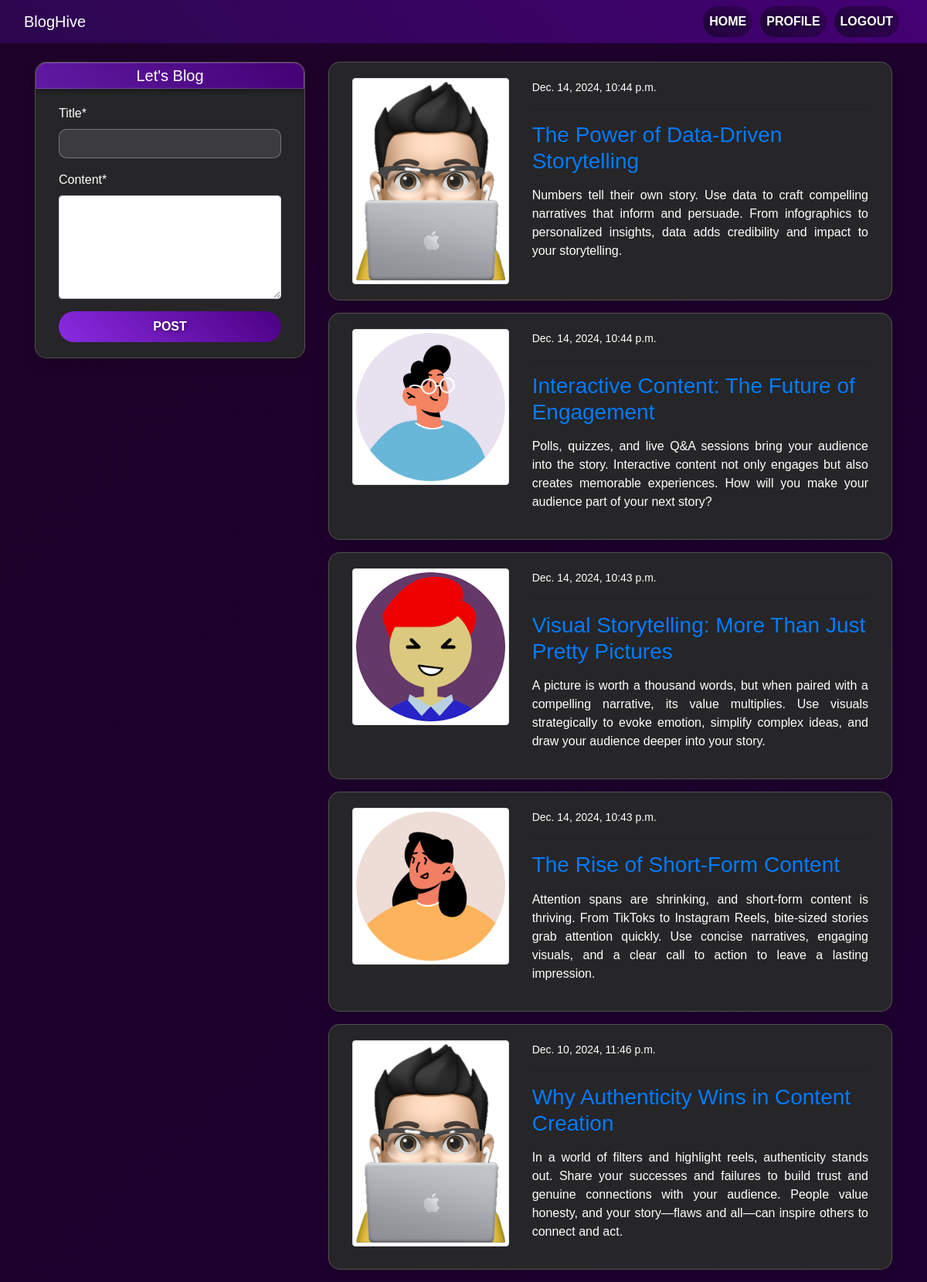
Page /blog/ (signed in) on the committed database.
### blog/models.py (models this page shows, shortened)
class PostModel(models.Model):
    title = models.CharField(max_length=200)
    content = models.TextField()
    author = models.ForeignKey(User, on_delete=models.CASCADE)
    date_created = models.DateTimeField(auto_now_add=True)
    class Meta:
        ordering = ('-date_created',)

### users/models.py (models this page shows, shortened)
class ProfileModel(models.Model):
    user = models.OneToOneField(User,on_delete=models.CASCADE)
    image = models.ImageField(default='default.png',upload_to='profile',validators=[FileExtensionValidator(['png','jpg','jpeg'])])

### blog/views.py (the view)
# urls.py: path("blog/", PostView, name = 'postview'),
@login_required
def PostView(request):
    posts = PostModel.objects.all()
    if request.method == 'POST':
        form  = PostModelForm(request.POST)
        if form.is_valid():
            instance = form.save(commit=False)
            instance.author = request.user
            instance.save()
            return redirect('postview')
    else :
        form = PostModelForm()
    context = {'posts' : posts,'form' : form}
    return render(request, 'blog/index.html',context)

### blog/forms.py
class PostModelForm(forms.ModelForm):
    content = forms.CharField(widget=forms.Textarea(attrs={'rows':5}))
    class Meta:
        model =PostModel
        fields = ('title','content')

### blog_proj/templates/blog/index.html (shortened to what this page needs)
{% extends "partials/base.html" %}
{% load crispy_forms_tags %}
{% block content %}
<div class="container">
  <div class="row mt-5 pt-3">
    <div class="col-md-4">
      <div class="card shadow my-3">
        <span class="newpost text-center" ><h5 class="newposttxt my-1">Let's Blog</h5></span>
        <div class="card-body text-white">
          <form method="POST">
            {% csrf_token %} {{form | crispy}}
            <input
              class="btn btn-primary btn-block"
              type="submit"
              value="Post"
            />
          </form>
        </div>
      </div>
    </div>
    <div class="col-md-8">
      {% for post in posts %}
      <div class="card shadow my-3">
        <div class="card-body text-white">
          <div class="row">
            <div class="col-md-4">
              <img class="img-thumbnail" src="{{post.author.profilemodel.image.url}}" alt="img" />
            </div>
            <div class="col-md-8">
              <small>{{post.date_created}}</small>
              <hr />
              <a class="h3" href="{% url 'postdetail' post.id %}">{{post.title}}</a>
              <p class="text-justify my-3">{{post.content}}</p>
            </div>
          </div>
        </div>
      </div>
      {% endfor %}
    </div>
  </div>
</div>
{% endblock %}

### blog_proj/templates/partials/base.html (shortened to what this page needs)
{% load static %}
<!doctype html>
<html lang="en">
  <head>
    <link rel="stylesheet" href="https://cdn.jsdelivr.net/npm/bootstrap@4.6.2/dist/css/bootstrap.min.css">
    <link rel="stylesheet" href="{% static 'style.css' %}">
  </head>
  <body>
    {% include "partials/nav.html" %}
{% block content %}{% endblock %}
  </body>
</html>

### blog_proj/templates/partials/nav.html (shortened to what this page needs)
<nav class="navbar navbar-expand-lg navbar-light fixed-top">
  <div class="container-fluid">
    <a class="navbar-brand text-white" href="">BlogHive</a>
  {% if request.user.is_authenticated %}
    <div class="collapse navbar-collapse" id="navbarSupportedContent">
      <ul class="navbar-nav ml-auto">
        <li class="nav-item  ">
          <a class="nav-link text-white" href="{%  url  'postview' %}"
            >Home </a
          >
        </li>
        <li class="nav-item ">
          <a class="nav-link text-white" href="{%  url  'profile' %}"
            >Profile </a
          >
        </li>
        <li class="nav-item">
          <a class="nav-link text-white" href="{%  url  'users-logout' %}">Logout</a>
        </li>
      </ul>
      {% endif %}
    </div>
  </div>
</nav>

### static/style.css (style rules this page uses)
.navbar { background: linear-gradient(45deg, #2c074f, #440174); }
.navbar .nav-link { background: linear-gradient(45deg, #200539, #340158); color: white; border: none; padding: 8px 15px; margin: 0 5px; border-radius: 25px; font-weight: bold; text-transform: uppercase; text-shadow: 1px 1px 5px rgba(0, 0, 0, 0.5); transition: all 0.3s ease; }
.btn { background: linear-gradient(45deg, #8a2be2, #4b0082); color: white; border: none; padding: 8px 15px; border-radius: 25px; font-weight: bold; text-transform: uppercase; text-shadow: 1px 1px 5px rgba(0, 0, 0, 0.5); transition: all 0.3s ease; }
.btn-block { display: block; width: 100%; }
body { background: linear-gradient(135deg, #1e0228, #1e003b, #11011b); background-size: 400% 400%; color: white; font-family: sans-serif }
.card { background: rgba(40, 40, 40, 0.95); color: white; border: 1px solid rgba(255, 255, 255, 0.2); box-shadow: 0 4px 6px rgba(0, 0, 0, 0.3); border-radius: 15px; }
.newpost { background: linear-gradient(45deg, #601aa3, #440174); color: white; border: 1px solid rgba(255, 255, 255, 0.2); box-shadow: 0 4px 6px rgba(0, 0, 0, 0.3); border-radius: 15px 15px 0px 0px; }
input[type="text"], input[type="password"], input[type="email"] { background: rgba(255, 255, 255, 0.1); border: 1px solid rgba(255, 255, 255, 0.3); color: white; border-radius: 10px; padding: 10px; }
.card-body { padding: 20px 30px; }

### rows in the picture
PostModel: author.profilemodel.image (picture), date_created "Dec. 14, 2024, 10:44 p.m.", title "The Power of Data-Driven Storytelling", content "Numbers tell their own story. Use data to craft compelling narratives that inform and persuade. From infographics to personalized insights, data adds credibility and impact to your storytelling."
PostModel: author.profilemodel.image (picture), date_created "Dec. 14, 2024, 10:44 p.m.", title "Interactive Content: The Future of Engagement", content "Polls, quizzes, and live Q&A sessions bring your audience into the story. Interactive content not only engages but also creates memorable experiences. How will you make your audience part of your next story?"
PostModel: author.profilemodel.image (picture), date_created "Dec. 14, 2024, 10:43 p.m.", title "Visual Storytelling: More Than Just Pretty Pictures", content "A picture is worth a thousand words, but when paired with a compelling narrative, its value multiplies. Use visuals strategically to evoke emotion, simplify complex ideas, and draw your audience deeper into your story."
PostModel: author.profilemodel.image (picture), date_created "Dec. 14, 2024, 10:43 p.m.", title "The Rise of Short-Form Content", content "Attention spans are shrinking, and short-form content is thriving. From TikToks to Instagram Reels, bite-sized stories grab attention quickly. Use concise narratives, engaging visuals, and a clear call to action to leave a lasting impression."
PostModel: author.profilemodel.image (picture), date_created "Dec. 10, 2024, 11:46 p.m.", title "Why Authenticity Wins in Content Creation", content "In a world of filters and highlight reels, authenticity stands out. Share your successes and failures to build trust and genuine connections with your audience. People value honesty, and your story—flaws and all—can inspire others to connect and act."
